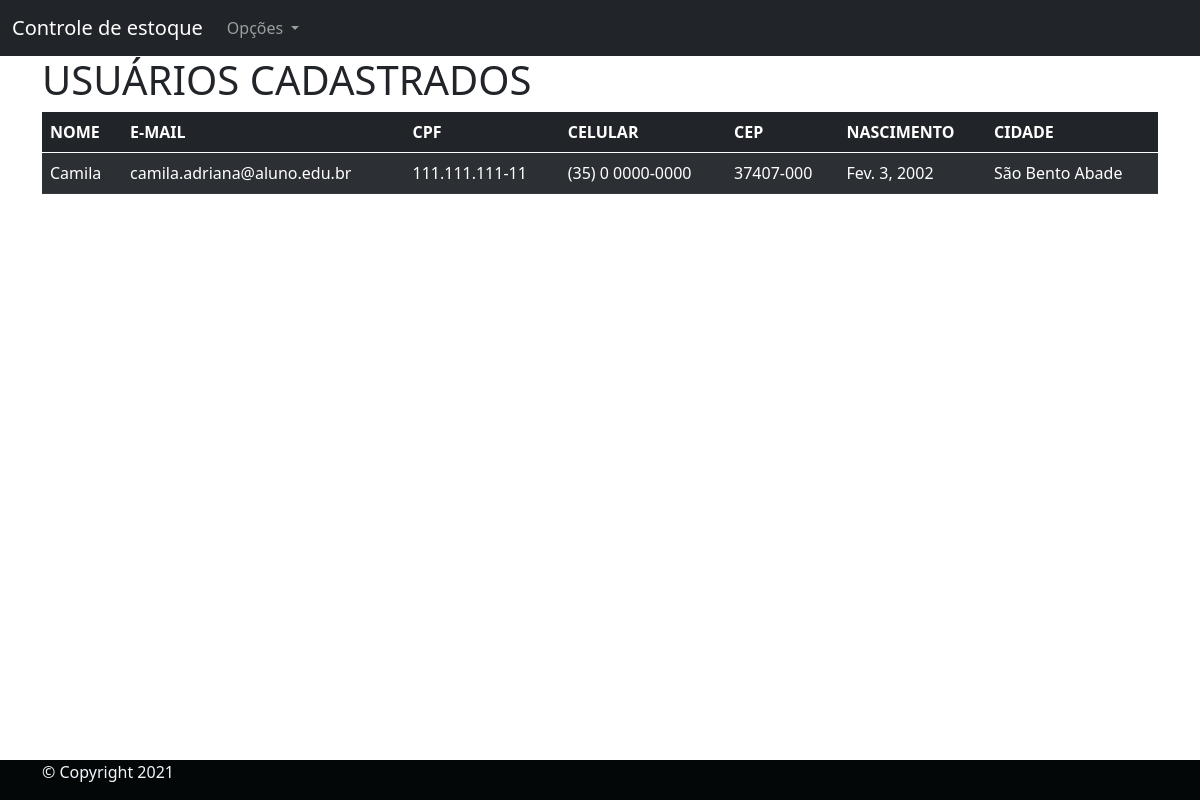
The app's page /Listar-pessoas (signed in), older data.
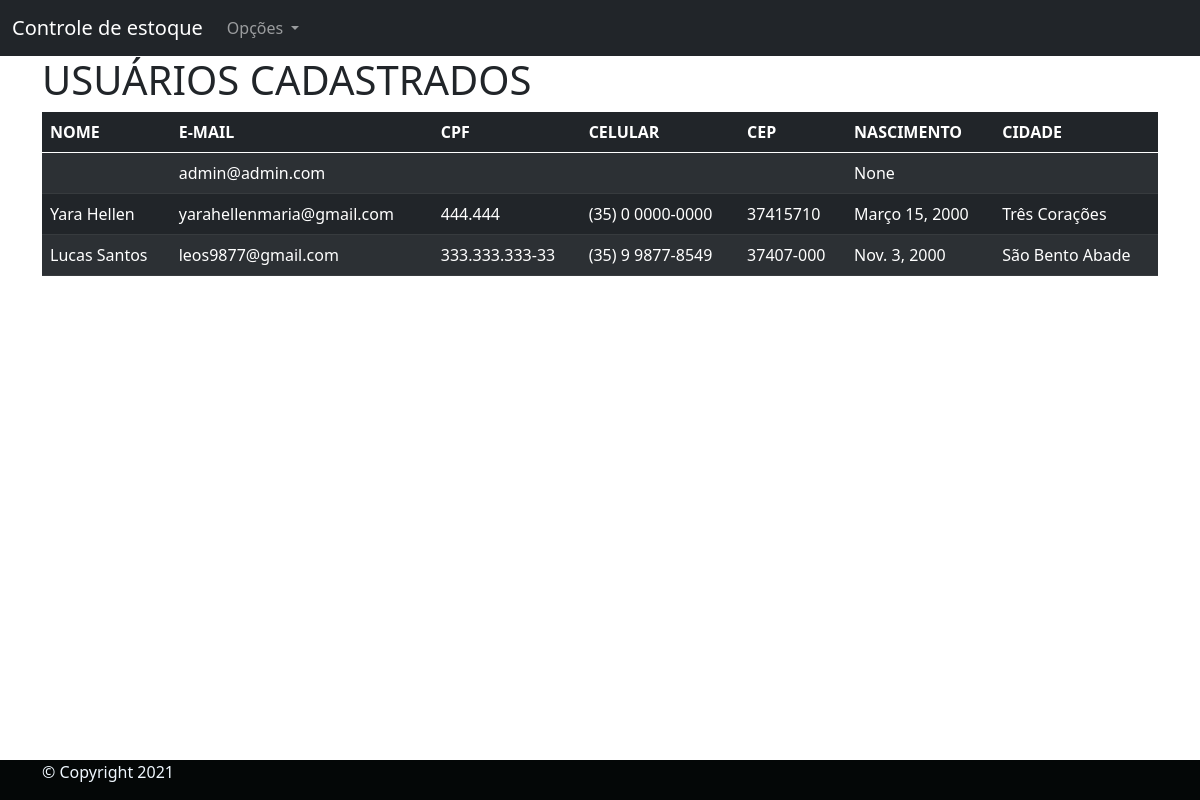
The same page, newer data.
### Usuarios/models.py (models this page shows, shortened)
class Pessoa(AbstractBaseUser, PermissionsMixin):
    nome = models.CharField(verbose_name="Nome completo:", max_length=194)
    naturalidade = models.CharField(
        verbose_name="Naturalidade", max_length=194, blank=False, null=False)
    pais = models.CharField(verbose_name="País",
                            max_length=194, blank=False, null=False)
    escolaridade = models.CharField(
        verbose_name="Escolaridade:", max_length=30, choices=ESCOLARIDADE)
    status = models.CharField(verbose_name="Genero",
                              max_length=10, choices=STATUS_GENERO)
    email = models.EmailField(verbose_name="E-mail:",
                              unique=True, blank=False, null=False)
    telefone_celular = models.CharField(
        verbose_name="Número de telefone", max_length=19, unique=False, blank=False, null=False)
    cpf = models.CharField(verbose_name="CPF:", max_length=14,
                           unique=True, blank=False, null=False)
    nascimento = models.DateField(
        verbose_name="Data de nascimento:", max_length=10, null=True, auto_now_add=False, auto_now=False)
    estado_civil = models.CharField(
        verbose_name="Estado civil:", max_length=40, choices=ESTADO_CIVIL)
    profissao = models.CharField(verbose_name="Profissão:", max_length=194)
    cep = models.CharField(verbose_name="CEP:", max_length=194)
    estado = models.CharField(verbose_name="Estado:",
                              max_length=30, blank=False, null=False)
    cidade = models.CharField(verbose_name="Cidade:",
                              max_length=194, blank=False, null=False)
    bairro = models.CharField(verbose_name="Bairro:",
                              max_length=194, blank=False, null=False)
    logradouro = models.CharField(
        verbose_name="Logradouro:", max_length=194, blank=False, null=False)
    numero = models.CharField(
        verbose_name="Número da residencia:", max_length=194, blank=False, null=False)
    telefone = models.CharField(
        verbose_name="Telefone da residencia:", max_length=194, blank=True, null=True)
    data_de_cadastro = models.DateTimeField(
        verbose_name="Data do cadastro", auto_now_add=True)
    is_active = models.BooleanField(
        verbose_name="Usuário está ativo",
        default=True,
    )
    is_staff = models.BooleanField(
        verbose_name="Usuário é da equipe de desenvolvimento",
        default=False,
    )
    is_superuser = models.BooleanField(
        verbose_name="Usuário é um superusuário",
        default=False,
    )
    USERNAME_FIELD = "email"
    objects = UsuarioManager()
    class Meta:
        verbose_name = "Pessoa"
        verbose_name_plural = "Pessoas"
        db_table: "pessoa"

### Usuarios/views.py (the view)
# urls.py: path('Listar-pessoas', listar_pessoas, name="listar_pessoas",),
@login_required
def listar_pessoas(request):
    allpessoas = Pessoa.objects.all()
    context = {
        "listPessoa": allpessoas,
    }
    return render(request, "listar_usuarios.html", context)

### templates/listar_usuarios.html (shortened to what this page needs)
{% extends 'base.html' %}
{% block conteudo %}
<main class="container">
    <h1>USUÁRIOS CADASTRADOS</h1>
    {% if listPessoa %}
    <table class="table table-dark table-striped">
        <thead>
          <tr>
            <th scope="col">NOME</th>
            <th scope="col">E-MAIL</th>
            <th scope="col">CPF</th>
            <th scope="col">CELULAR</th>
            <th scope="col">CEP</th>
            <th scope="col">NASCIMENTO</th>
            <th scope="col">CIDADE</th>
        </tr>
        </thead>
        <tbody>
         {% for aux in listPessoa %}
            <tr>
            <td>{{aux.nome}}</td>
            <td>{{aux.email}}</td>
            <td>{{aux.cpf}}</td>
            <td>{{aux.telefone_celular}}</td>
            <td>{{aux.cep}}</td>
            <td>{{aux.nascimento}}</td>
            <td>{{aux.cidade}}</td>
        </tr>
          {% endfor %}
        </tbody>
      </table>
        {% endif%}
</main>
{% endblock %}

Row changes from the older to the newer data that the page shows:
removed Pessoa: nome "Camila", email "camila.adriana@aluno.edu.br", cpf "111.111.111-11", telefone_celular "(35) 0 0000-0000", cep "37407-000", nascimento "Fev. 3, 2002", cidade "São Bento Abade"
added Pessoa: email "admin@admin.com", nascimento "None"
added Pessoa: nome "Yara Hellen", email "yarahellenmaria@gmail.com", cpf "444.444", telefone_celular "(35) 0 0000-0000", cep "37415710", nascimento "Março 15, 2000", cidade "Três Corações"
added Pessoa: nome "Lucas Santos", email "leos9877@gmail.com", cpf "333.333.333-33", telefone_celular "(35) 9 9877-8549", cep "37407-000", nascimento "Nov. 3, 2000", cidade "São Bento Abade"
